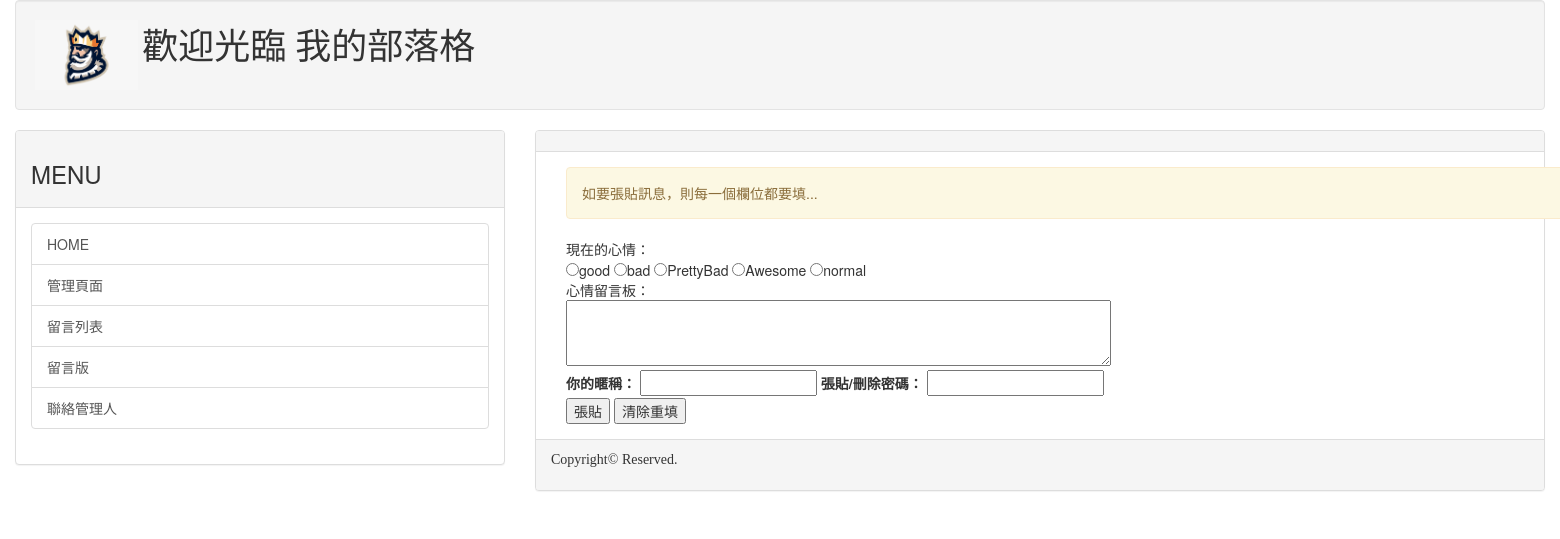
Page /post/ on the committed database.
### mysite/models.py (models this page shows, shortened)
class Mood(models.Model):
   status = models.CharField(max_length=50, null=False)

### mysite/views.py (the view, shortened to what this page needs)
# urls.py: path('post/', views.posting),
def posting(request):
    moods = models.Mood.objects.all()
    try:
        user_id = request.POST['user_id']
        user_pass = request.POST['user_pass']
        user_post = request.POST['user_post']
        user_mood = request.POST['mood']
    except:
        user_id = None
        message = '如要張貼訊息，則每一個欄位都要填...'
    return render(request, 'posting.html', locals())

### templates/posting.html (shortened to what this page needs)
{% extends "base.html" %}
{% block content %}
<div class='container'>
    {% if message %}
    <div class='alert alert-warning'>{{ message }}</div>
    {% endif %}
    <form name='my form' action='.' method='POST'>
        現在的心情：<br />
        {% for m in moods %}
        <input type='radio' name='mood' value='{{ m.status }}'>{{ m.status }}
        {% endfor %}
        <br />
        心情留言板：<br />
        <textarea name='user_post' rows=3 cols=70></textarea><br />
        <label for='user_id'>你的暱稱：</label>
        <input id='user_id' type='text' name='user_id'>
        <label for='user_pass'>張貼/刪除密碼：</label>
        <input id='user_pass' type='password' name='user_pass'><br />
        <input type='submit' value='張貼'>
        <input type='reset' value='清除重填'>
    </form>
</div>
{% endblock %}

### rows in the picture
Mood: status "good"
Mood: status "bad"
Mood: status "PrettyBad"
Mood: status "Awesome"
Mood: status "normal"

### other values in the picture
{{ message }} "如要張貼訊息，則每一個欄位都要填..."
